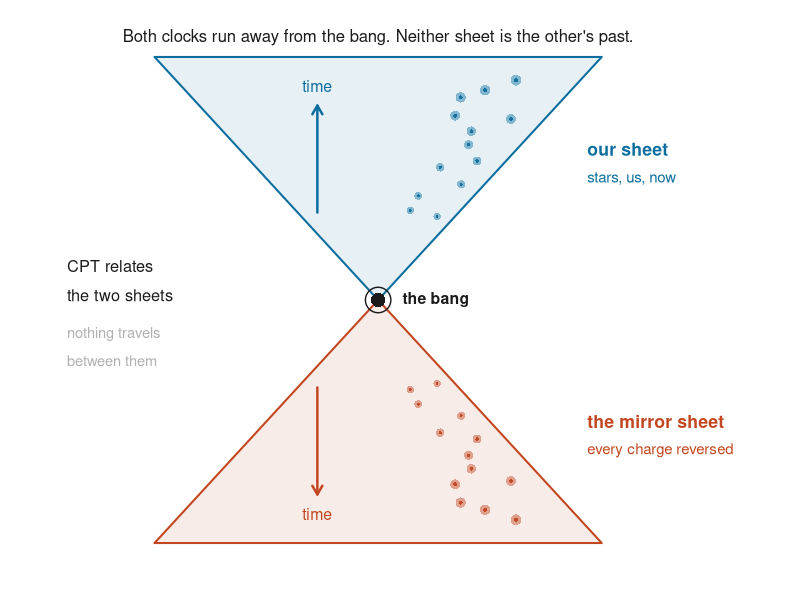
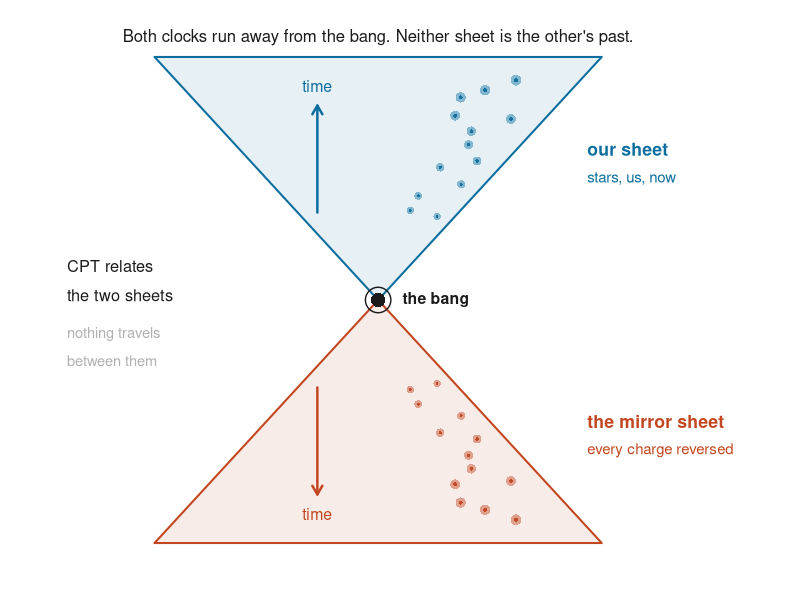

R code for these plots, in order:
# FIGURE: "The fold." The picture a reader should see before any algebra.
#
# Two copies of the universe meet at the bang. Each has its own local arrow of time, pointing
# AWAY from the bang. CPT relates them. Nothing travels between them.
#
# Authored at 6.5 in, the width the manuscript places it at, so no type is shrunk on placement.
# Every label is positioned by hand with clearance checked by eye; nothing is auto-placed.

INK  <- "#1b1b1b"; TWO <- "#0b6e9e"; ONE <- "#c2461f"; GREY <- "#b0b0b0"
SKYU <- rgb(0.043,0.431,0.620, 0.10)     # our sheet wash
SKYD <- rgb(0.761,0.275,0.122, 0.10)     # mirror sheet wash

draw <- function() {
  par(mar=c(0.3,0.3,0.3,0.3), family="sans", xpd=NA)
  plot(NA, xlim=c(-1.34,1.52), ylim=c(-1.12,1.12), axes=FALSE, xlab="", ylab="", asp=1)

  # --- the two cones. Straight edges so they read as light cones.
  W <- 0.92; H <- 1.00
  polygon(c(0,-W, W), c(0, H, H), col=SKYU, border=TWO, lwd=2.0)
  polygon(c(0,-W, W), c(0,-H,-H), col=SKYD, border=ONE, lwd=2.0)

  # --- contents: "galaxies". Kept to the RIGHT of the time arrow and inside the cone edge,
  # which at height y sits at x = W*|y|/H, so nothing can stray over a boundary.
  # 2026-09-23: this used to call gal(+1) then gal(-1), each drawing its own runif, so the two
  # sheets carried INDEPENDENT random scatters. The caption says the far sheet is our universe
  # mirrored, and the picture said otherwise. Ben caught it. The positions are drawn once and
  # the mirror sheet is the same set reflected in time.
  set.seed(4)
  ys <- seq(0.34, 0.92, length.out=13) + runif(13, -0.02, 0.02)
  xs <- vapply(ys, function(y) { edge <- W*abs(y)/H; runif(1, 0.10*edge, 0.80*edge) }, 0)
  gal <- function(sgn, col) {
    for (i in seq_along(ys)) {
      y <- sgn*ys[i]; x <- xs[i]
      r <- 0.016 + 0.018*abs(y)
      points(x, y, pch=16, cex=r*44, col=adjustcolor(col, 0.45))
      points(x, y, pch=16, cex=r*17, col=adjustcolor(col, 0.95))
    }
  }
  gal(+1, TWO); gal(-1, ONE)

  # --- the bang
  points(0, 0, pch=16, cex=1.9, col=INK)
  points(0, 0, pch=1,  cex=3.4, col=INK, lwd=1.4)
  text(0.10, 0.002, "the bang", col=INK, cex=0.95, adj=0, font=2)

  # --- arrows of time. x = -0.25 is inside the cone for |y| > 0.27, so the shaft never
  # crosses an edge; the label sits beyond the head rather than on the shaft.
  ax <- -0.25
  arrows(ax, 0.36, ax, 0.80, length=0.10, lwd=2.4, col=TWO)
  text(ax, 0.88, "time", col=TWO, cex=0.95, adj=0.5)
  arrows(ax,-0.36, ax,-0.80, length=0.10, lwd=2.4, col=ONE)
  text(ax,-0.88, "time", col=ONE, cex=0.95, adj=0.5)

  # --- sheet labels, placed OUTSIDE the cone: at y=0.60 the edge is at x=0.55, so 0.86 is clear
  text(0.86, 0.62, "our sheet",             col=TWO, cex=1.06, adj=0, font=2)
  text(0.86, 0.50, "stars, us, now",        col=TWO, cex=0.90, adj=0)
  text(0.86,-0.50, "the mirror sheet",      col=ONE, cex=1.06, adj=0, font=2)
  text(0.86,-0.62, "every charge reversed", col=ONE, cex=0.90, adj=0)

  # --- the relation, on the left where the cones are narrow
  text(-1.28, 0.14, "CPT relates",     col=INK,  cex=0.98, adj=0)
  text(-1.28, 0.02, "the two sheets",  col=INK,  cex=0.98, adj=0)
  text(-1.28,-0.14, "nothing travels", col=GREY, cex=0.88, adj=0)
  text(-1.28,-0.25, "between them",    col=GREY, cex=0.88, adj=0)

  # --- the one sentence a skimming reader should leave with
  text(0, 1.08, "Both clocks run away from the bang. Neither sheet is the other's past.",
       col=INK, cex=1.00, adj=0.5)
}

dir.create("pub/paper2/figs", showWarnings=FALSE, recursive=TRUE)
pdf("pub/paper2/figs/fig_fold.pdf", width=6.5, height=5.2); draw(); dev.off()
png("pub/paper2/figs/fig_fold.png", width=1950, height=1560, res=300); draw(); dev.off()
cat("wrote fig_fold.{pdf,png}\n")
